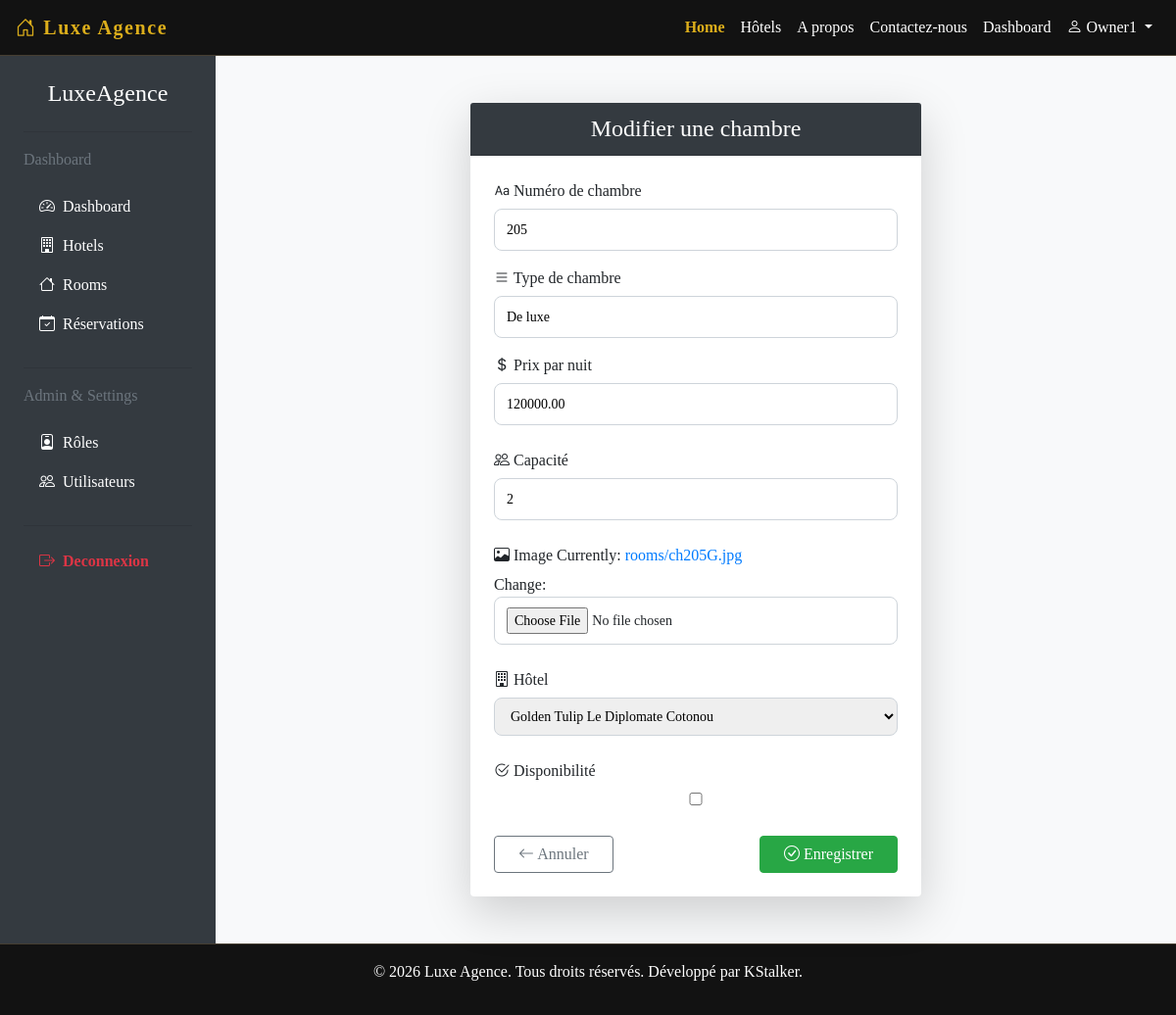
Before: /rooms/5/edit/ (signed in) with the older database file.
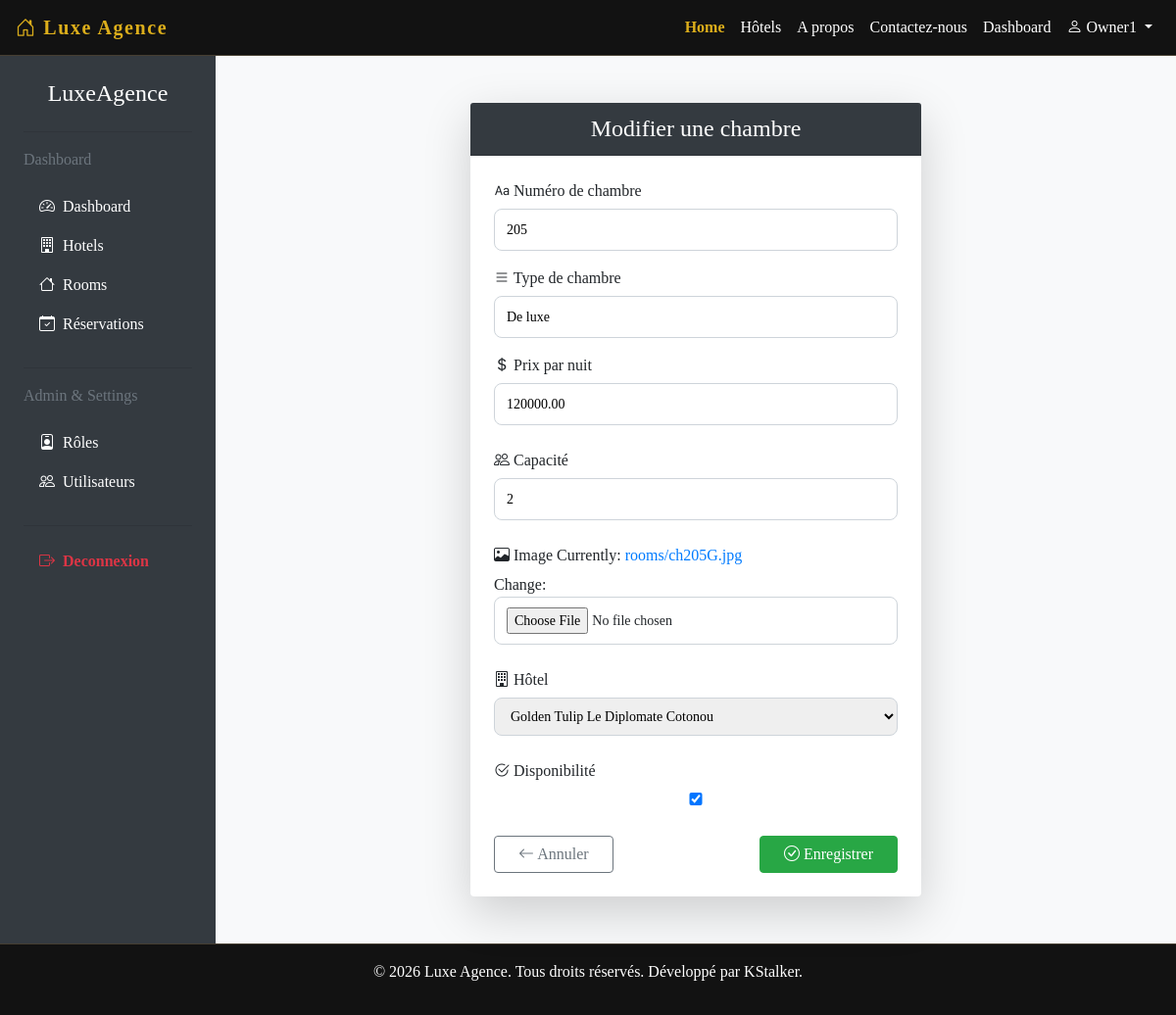
After: the same page with the newer database file.
### Agence/models.py (models this page shows)
class Room(models.Model):
    hotel = models.ForeignKey(Hotel, on_delete=models.CASCADE)
    room_number = models.CharField(max_length=20)
    room_type = models.CharField(max_length=100)
    price_per_night = models.DecimalField(max_digits=10, decimal_places=2)
    available = models.BooleanField(default=True)
    capacity = models.IntegerField()
    image = models.ImageField(upload_to='rooms/', default='rooms/default.jpg')

### Agence/views.py (the view)
# urls.py: path('rooms/<int:pk>/edit/', views.UpdateRoomView.as_view(), name='edit_room'),
class UpdateRoomView(LoginRequiredMixin,UpdateView):
    model = Room
    template_name = 'rooms/form_room.html'
    fields = ['hotel', 'room_number', 'room_type', 'price_per_night', 'available', 'capacity', 'image']
    success_url = '/gestionrooms/'

### Agence/models.py (called while the page is built)
    def __str__(self):
        return self.name

### Agence/templates/rooms/form_room.html (shortened to what this page needs)
{% extends 'base.html' %}
{% block content %}
<div class="d-flex" style="min-height: 100vh;">
    {% include 'administrateur/sidebar.html' %}
<div class="container py-5" style="flex: 1; background-color: #f8f9fa;">
    <div class="row justify-content-center">
        <div class="col-md-8 col-lg-6">
            <div class="card shadow-lg border-0 rounded-4">
                <div class="card-header bg-dark text-white text-center rounded-top-4">
                    <h4 class="mb-0">
                        {% if form.instance.pk %} Modifier une chambre {% else %} Créer une chambre {% endif %}
                    </h4>
                </div>
                <div class="card-body p-4">
                    <form method="post" enctype="multipart/form-data">
                        <div class="mb-3">
                            <label for="id_room_number" class="form-label fw-semibold">
                                <i class="bi bi-type me-1"></i> Numéro de chambre
                            </label>
                            {{ form.room_number }}
                        </div>
                        <div class="mb-3">
                            <label for="id_room_type" class="form-label fw-semibold">
                                <i class="bi bi-list me-1"></i> Type de chambre
                            </label>
                            {{ form.room_type }}
                        </div>
                        <div class="mb-4">
                            <label for="id_price_per_night" class="form-label fw-semibold">
                                <i class="bi bi-currency-dollar me-1"></i> Prix par nuit
                            </label>
                            {{ form.price_per_night }}
                        </div>
                        <div class="mb-4">
                            <label for="id_capacity" class="form-label fw-semibold">
                                <i class="bi bi-people me-1"></i> Capacité
                            </label>
                            {{ form.capacity }}
                        </div>
                        <div class="mb-4">
                            <label for="id_image" class="form-label fw-semibold">
                                <i class="bi bi-image me-1"></i> Image
                            </label>
                            {{ form.image }}
                        </div>
                        <div class="mb-4">
                            <label for="id_hotel" class="form-label fw-semibold">
                                <i class="bi bi-building me-1"></i> Hôtel
                            </label>
                            {{ form.hotel }}
                        </div>
                        <div class="mb-4">
                            <label for="id_available" class="form-label fw-semibold">
                                <i class="bi bi-check2-circle me-1"></i> Disponibilité
                            </label>
                            {{ form.available }}
                        </div>
                        <div class="d-flex justify-content-between">
                            <a href="{% url 'gestrooms' %}" class="btn btn-outline-secondary px-4">
                                <i class="bi bi-arrow-left"></i> Annuler
                            </a>
                            <button type="submit" class="btn btn-success px-4">
                                <i class="bi bi-check-circle"></i> Enregistrer
                            </button>
                        </div>
                    </form>
                </div>
            </div>
        </div>
    </div>
</div>
</div>
{% endblock %}

Changed rows visible on the page:
changed Room "De luxe": available "☐" → "☑"
